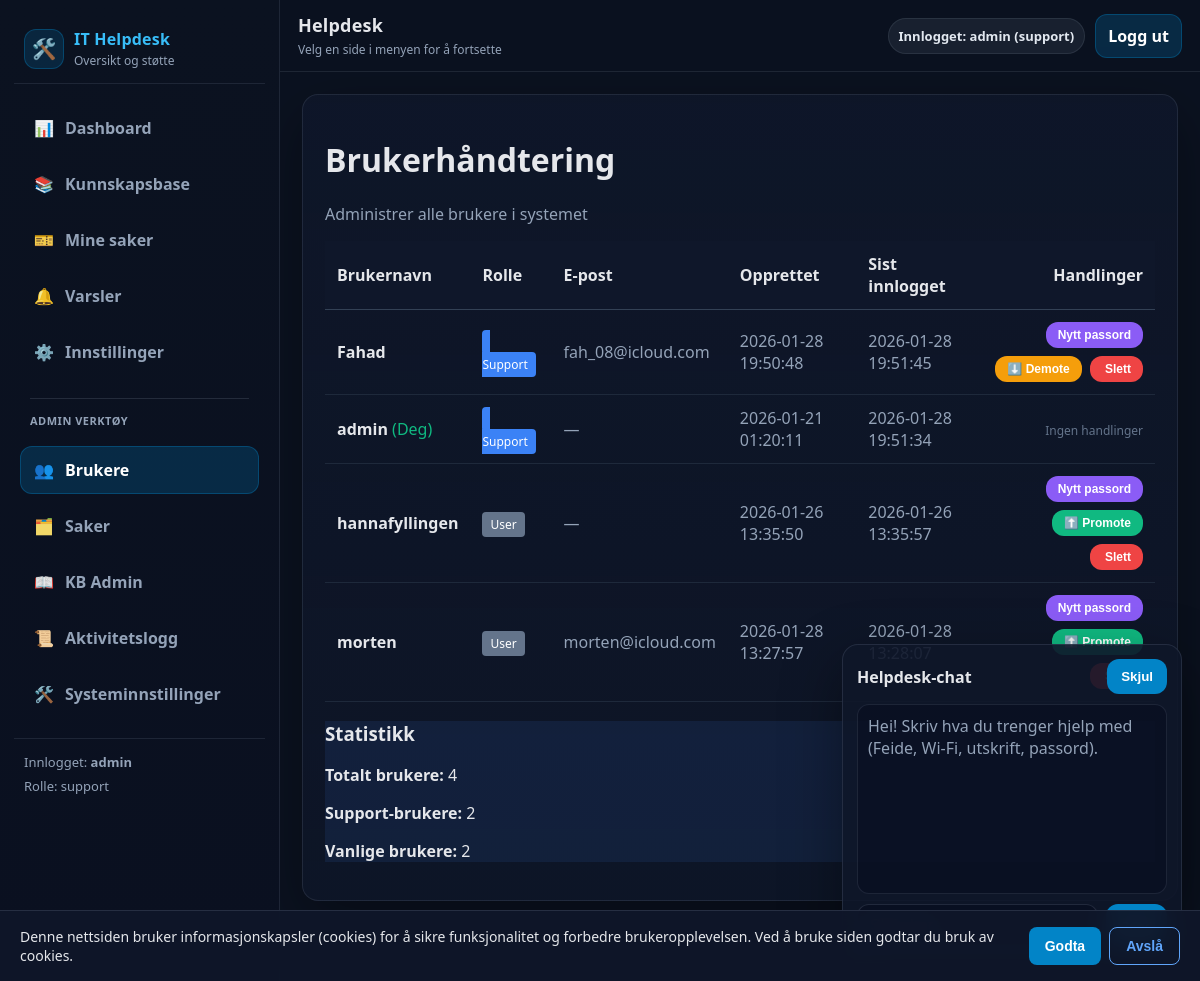
Page /admin/users (signed in) on the committed database.
### tables this page shows
CREATE TABLE users (
            id INTEGER PRIMARY KEY AUTOINCREMENT,
            username TEXT NOT NULL UNIQUE,
            pw_hash TEXT NOT NULL,
            role TEXT NOT NULL DEFAULT 'user',
            email TEXT,
            phone TEXT,
            created_at TEXT NOT NULL DEFAULT (datetime('now')),
            last_login TEXT,
            notify_email INTEGER NOT NULL DEFAULT 1,
            notify_inapp INTEGER NOT NULL DEFAULT 1,
            notify_sms INTEGER NOT NULL DEFAULT 0
        );

### routes.py (the view)
@bp.route("/admin/users")
def admin_users():
    user = current_user()
    if not user or current_role() != "support":
        abort(403)
    from .db import get_all_users
    try:
        users = get_all_users()
    except Exception as e:
        logger.error(f"Error fetching users: {e}")
        users = []
    return render_template("admin_users.html", users=users)

### __init__.py (called while the page is built)
def create_app():
    app = Flask(__name__)
    app.config.from_object(Config)
    init_mail(app)
    @app.after_request
    def set_security_headers(response):
        response.headers['X-Content-Type-Options'] = 'nosniff'
        response.headers['X-Frame-Options'] = 'DENY'
        response.headers['X-XSS-Protection'] = '1; mode=block'
        return response
    from .routes import bp
    app.register_blueprint(bp)
    return app

### db.py (called while the page is built)
def count_notifications(user: str) -> int:
    conn = _conn()
    cur = conn.cursor()
    cur.execute("SELECT COUNT(*) AS c FROM notifications WHERE user = ? AND read = 0", (user,))
    row = cur.fetchone()
    conn.close()
    return int(row["c"]) if row else 0

def _conn() -> sqlite3.Connection:
    DB_PATH.parent.mkdir(parents=True, exist_ok=True)
    conn = sqlite3.connect(DB_PATH)
    conn.row_factory = sqlite3.Row
    return conn

def get_all_users():
    conn = _conn()
    cur = conn.cursor()
    cur.execute("""
        SELECT username, role, email, created_at, last_login
        FROM users
        ORDER BY username ASC
    """)
    rows = cur.fetchall()
    conn.close()
    return rows

### routes.py (called while the page is built)
def current_user():
    return session.get("user")

def current_role():
    return session.get("role")

@bp.before_app_request
def ensure_db():
    try:
        init_db()
    except Exception as e:
        logger.error(f"Database initialization failed: {e}")

@bp.context_processor
def inject_notification_count():
    if current_user():
        try:
            return {"notif_count": count_notifications(current_user())}
        except Exception:
            return {"notif_count": 0}
    return {"notif_count": 0}

### templates/admin_users.html
{% extends "base.html" %}
{% block content %}
<div class="card">
  <h1> Brukerhåndtering</h1>
  <p class="muted">Administrer alle brukere i systemet</p>
</div>
<div class="card">
  <table style="width:100%; border-collapse:collapse;">
    <thead>
      <tr style="background:#0f172a; border-bottom:1px solid #334155;">
        <th style="padding:12px; text-align:left;">Brukernavn</th>
        <th style="padding:12px; text-align:left;">Rolle</th>
        <th style="padding:12px; text-align:left;">E-post</th>
        <th style="padding:12px; text-align:left;">Opprettet</th>
        <th style="padding:12px; text-align:left;">Sist innlogget</th>
        <th style="padding:12px; text-align:right;">Handlinger</th>
      </tr>
    </thead>
    <tbody>
      {% for u in users %}
      <tr style="border-bottom:1px solid #1e293b;">
        <td style="padding:12px;">
          <strong>{{ u.username }}</strong>
          {% if u.username == session.get("user") %}<span style="color:#10b981;">(Deg)</span>{% endif %}
        </td>
        <td style="padding:12px;">
          {% if u.role == 'support' %}
            <span style="background:#3b82f6; color:#fff; padding:4px 8px; border-radius:4px; font-size:12px;">️ Support</span>
          {% else %}
            <span style="background:#64748b; color:#fff; padding:4px 8px; border-radius:4px; font-size:12px;"> User</span>
          {% endif %}
        </td>
        <td style="padding:12px; color:#94a3b8;">{{ u.email or '—' }}</td>
        <td style="padding:12px; color:#94a3b8;">{{ u.created_at }}</td>
        <td style="padding:12px; color:#94a3b8;">{{ u.last_login or 'Aldri' }}</td>
        <td style="padding:12px; text-align:right;">
          {% if u.username != 'admin' and u.username != session.get("user") %}
            <div style="display:flex; gap:8px; justify-content:flex-end; flex-wrap:wrap;">
              <form method="post" action="{{ url_for('main.admin_reset_password', username=u.username) }}" style="display:inline;">
                <button type="submit" style="background:#8b5cf6; padding:6px 12px; font-size:12px;"> Nytt passord</button>
              </form>
              {% if u.role == 'user' %}
              <form method="post" action="{{ url_for('main.promote_user', username=u.username) }}" style="display:inline;">
                <button type="submit" style="background:#10b981; padding:6px 12px; font-size:12px;">⬆️ Promote</button>
              </form>
              {% else %}
              <form method="post" action="{{ url_for('main.demote_user', username=u.username) }}" style="display:inline;">
                <button type="submit" style="background:#f59e0b; padding:6px 12px; font-size:12px;">⬇️ Demote</button>
              </form>
              {% endif %}
              <form method="post" action="{{ url_for('main.delete_user', username=u.username) }}" style="display:inline;" onsubmit="return confirm('Slette bruker {{ u.username }}? Dette kan ikke angres!');">
                <button type="submit" style="background:#ef4444; padding:6px 12px; font-size:12px;">️ Slett</button>
              </form>
            </div>
          {% else %}
            <span style="color:#64748b; font-size:12px;">Ingen handlinger</span>
          {% endif %}
        </td>
      </tr>
      {% endfor %}
    </tbody>
  </table>
</div>
<div class="card" style="background:rgba(59,130,246,.1); border-color:#3b82f6;">
  <h3> Statistikk</h3>
  <p><strong>Totalt brukere:</strong> {{ users|length }}</p>
  <p><strong>Support-brukere:</strong> {{ users|selectattr('role', 'equalto', 'support')|list|length }}</p>
  <p><strong>Vanlige brukere:</strong> {{ users|selectattr('role', 'equalto', 'user')|list|length }}</p>
</div>
{% endblock %}

### templates/base.html (shortened to what this page needs)
<!doctype html>
<html lang="no">
  <head>
    <link rel="stylesheet" href="{{ url_for('static', filename='css/app.css') }}">
  </head>
  <body>
    {% set ep = request.endpoint or "" %}
    <div class="app">
      <aside class="sidebar">
        <div class="brand">
          <div class="logo">🛠️</div>
          <div>
            <div class="title">IT Helpdesk</div>
            <div class="subtitle">Oversikt og støtte</div>
          </div>
        </div>
        <nav class="nav">
          <a href="{{ url_for('main.dashboard') }}" class="{% if ep == 'main.dashboard' %}active{% endif %}">
            <span class="icon">📊</span> Dashboard
          </a>
          <a href="{{ url_for('main.kb') }}" class="{% if ep == 'main.kb' %}active{% endif %}">
            <span class="icon">📚</span> Kunnskapsbase
          </a>
          <a href="{{ url_for('main.tickets') }}" class="{% if ep == 'main.tickets' %}active{% endif %}">
            <span class="icon">🎫</span> Mine saker
          </a>
          <a href="{{ url_for('main.notifications_page') }}" class="{% if ep == 'main.notifications_page' %}active{% endif %}">
            <span class="icon">🔔</span> Varsler
          </a>
          <a href="{{ url_for('main.settings') }}" class="{% if ep == 'main.settings' %}active{% endif %}">
            <span class="icon">⚙️</span> Innstillinger
          </a>
          {% if session.get("role") == "support" %}
            <div style="margin:14px 10px 10px; padding-top:14px; border-top:1px solid rgba(148,163,184,.18); color:#94a3b8; font-size:11px; font-weight:900; letter-spacing:.5px;">
              ADMIN VERKTØY
            </div>
            <a href="{{ url_for('main.admin_users') }}" class="{% if ep == 'main.admin_users' %}active{% endif %}">
              <span class="icon">👥</span> Brukere
            </a>
            <a href="{{ url_for('main.admin_tickets') }}" class="{% if ep == 'main.admin_tickets' %}active{% endif %}">
              <span class="icon">🗂️</span> Saker
            </a>
            <a href="{{ url_for('main.admin_kb') }}" class="{% if ep == 'main.admin_kb' %}active{% endif %}">
              <span class="icon">📖</span> KB Admin
            </a>
            <a href="{{ url_for('main.activity_log') }}" class="{% if ep == 'main.activity_log' %}active{% endif %}">
              <span class="icon">📜</span> Aktivitetslogg
            </a>
            <a href="{{ url_for('main.admin_settings') }}" class="{% if ep == 'main.admin_settings' %}active{% endif %}">
              <span class="icon">🛠️</span> Systeminnstillinger
            </a>
          {% endif %}
        </nav>
        <div class="sidebar-footer">
          {% if session.get("user") %}
            Innlogget: <strong>{{ session.get("user") }}</strong>
            <div style="margin-top:6px; color:var(--muted);">
              Rolle: {{ session.get("role") }}
            </div>
          {% else %}
            Ikke innlogget
          {% endif %}
        </div>
      </aside>
      <div class="main">
        <header class="topbar">
          <div class="topbar-left">
            <p class="h1">Helpdesk</p>
            <p class="p">Velg en side i menyen for å fortsette</p>
          </div>
          <div class="topbar-right">
            {% if session.get("user") %}
              <span class="pill">Innlogget: {{ session.get("user") }} ({{ session.get("role") }})</span>
              <a class="btn" href="{{ url_for('main.logout') }}">Logg ut</a>
            {% endif %}
          </div>
        </header>
        <main class="page">
          <div class="content-wrap">
            {% block content %}{% endblock %}
          </div>
        </main>
      </div>
    </div>
    <div id="chatbot">
      <div class="chat-card">
        <div style="display:flex; justify-content:space-between; align-items:center;">
          <strong>Helpdesk-chat</strong>
          <button id="chatToggle" type="button">Skjul</button>
        </div>
        <div id="chatBody">
          <div id="chatLog">
            <div class="muted">
              Hei! Skriv hva du trenger hjelp med (Feide, Wi-Fi, utskrift, passord).
            </div>
          </div>
          <div style="display:flex; gap:8px; margin-top:10px;">
            <button id="chatSend" type="button">Send</button>
          </div>
        </div>
      </div>
    </div>
    <div id="cookieBanner" style="display:none; position:fixed; bottom:0; left:0; right:0; background:rgba(15,23,42,.95); border-top:1px solid rgba(148,163,184,.18); padding:16px 20px; z-index:9999; backdrop-filter:blur(10px);">
      <div style="max-width:1200px; margin:0 auto; display:flex; justify-content:space-between; align-items:center; gap:16px; flex-wrap:wrap;">
        <p style="margin:0; color:#e5e7eb; font-size:14px; flex:1; min-width:250px;">
          Denne nettsiden bruker informasjonskapsler (cookies) for å sikre funksjonalitet og forbedre brukeropplevelsen. Ved å bruke siden godtar du bruk av cookies.
        </p>
        <div style="display:flex; gap:8px; flex-shrink:0;">
          <button id="cookieAccept" type="button" style="background:#0284c7; color:#fff; border:none; padding:10px 16px; border-radius:8px; font-weight:700; cursor:pointer; font-size:14px;">
            Godta
          </button>
          <button id="cookieReject" type="button" style="background:transparent; color:#60a5fa; border:1px solid #60a5fa; padding:10px 16px; border-radius:8px; font-weight:700; cursor:pointer; font-size:14px;">
            Avslå
          </button>
        </div>
      </div>
    </div>
  </body>
</html>

### static/css/app.css (style rules this page uses)
:root { --bg:#0b1220; --panel:#0f172a; --panel2:#111c33; --border:rgba(148,163,184,.14); --muted:#94a3b8; --text:#e5e7eb; --primary:#0284c7; --primaryHover:#0ea5e9; --sidebarW: 280px; --topbarH: 72px; --radius: 16px; }
* { box-sizing:border-box; }
html, body { height:100%; }
body { margin:0; font-family: system-ui, -apple-system, BlinkMacSystemFont, "Segoe UI", "Apple Color Emoji", "Segoe UI Emoji", "Segoe UI Symbol", sans-serif; background:var(--bg); color:var(--text); }
.app { min-height:100vh; display:flex; }
.sidebar { width:var(--sidebarW); background:linear-gradient(180deg, #0b1220 0%, #0a1020 100%); border-right:1px solid var(--border); position:fixed; left:0; top:0; bottom:0; padding:18px 14px; overflow:auto; }
.brand { display:flex; align-items:center; gap:10px; padding:10px 10px 14px; border-bottom:1px solid var(--border); margin-bottom:14px; }
.brand .logo { width:40px; height:40px; display:flex; align-items:center; justify-content:center; border-radius:12px; background:rgba(2,132,199,.18); border:1px solid rgba(2,132,199,.35); font-size:20px; }
.brand .title { font-weight:900; letter-spacing:.2px; color:#38bdf8; }
.brand .subtitle { font-size:12px; color:var(--muted); margin-top:2px; }
.nav { display:flex; flex-direction:column; gap:8px; padding:6px 6px; }
.nav a { display:flex; align-items:center; gap:10px; padding:12px 12px; border-radius:12px; text-decoration:none; color:var(--muted); font-weight:800; border:1px solid transparent; }
.nav a.active { background:rgba(2,132,199,.22); border-color:rgba(2,132,199,.35); color:#ffffff; }
.nav .icon { width:22px; display:inline-flex; align-items:center; justify-content:center; opacity:.95; }
.sidebar-footer { margin-top:14px; padding:14px 10px; border-top:1px solid var(--border); color:var(--muted); font-size:13px; }
.main { margin-left:var(--sidebarW); width:calc(100% - var(--sidebarW)); min-height:100vh; display:flex; flex-direction:column; }
.topbar { height:var(--topbarH); position:sticky; top:0; z-index:20; display:flex; align-items:center; justify-content:space-between; padding:14px 18px; background:rgba(11,18,32,.86); backdrop-filter: blur(10px); border-bottom:1px solid var(--border); }
.topbar-left { display:flex; flex-direction:column; gap:4px; }
.topbar-left .h1 { font-size:18px; font-weight:900; margin:0; letter-spacing:.2px; }
.topbar-left .p { margin:0; font-size:12px; color:var(--muted); }
.topbar-right { display:flex; align-items:center; gap:10px; flex-wrap:wrap; justify-content:flex-end; }
.pill { display:inline-flex; align-items:center; gap:8px; padding:8px 10px; border-radius:999px; background:rgba(148,163,184,.10); border:1px solid rgba(148,163,184,.14); color:#e2e8f0; font-weight:800; font-size:13px; white-space:nowrap; }
.btn { display:inline-flex; align-items:center; gap:8px; padding:10px 12px; border-radius:12px; text-decoration:none; font-weight:900; border:1px solid rgba(2,132,199,.35); background:rgba(2,132,199,.22); color:#fff; }
.page { padding:22px 22px 80px; }
.content-wrap { background:linear-gradient(180deg, rgba(15,23,42,.85) 0%, rgba(15,23,42,.65) 100%); border:1px solid rgba(148,163,184,.14); border-radius:var(--radius); padding:22px; box-shadow:0 20px 60px rgba(0,0,0,.35); }
button { background:var(--primary); color:#fff; border:0; border-radius:12px; padding:10px 14px; font-weight:900; cursor:pointer; }
#chatbot { position:fixed; right:18px; bottom:18px; width:340px; max-width:92vw; z-index:9999; }
#chatbot .chat-card { background:rgba(15,23,42,.90); border:1px solid rgba(148,163,184,.16); border-radius:16px; box-shadow:0 20px 60px rgba(0,0,0,.38); padding:14px; }
#chatLog { height:190px; overflow:auto; border:1px solid rgba(148,163,184,.14); border-radius:12px; padding:10px; margin-top:10px; background:rgba(2,6,23,.28); }
.muted { color:var(--muted); }

### rows in the picture
users: get "admin", username "admin", shows "(Deg)", role "️ Support", email "—", created_at "2026-01-21 01:20:11", last_login "2026-01-28 19:51:34", shows "Ingen handlinger"
users: username "Fahad", role "️ Support", email "fah_08@icloud.com", created_at "2026-01-28 19:50:48", last_login "2026-01-28 19:51:45"
users: username "hannafyllingen", role "User", email "—", created_at "2026-01-26 13:35:50", last_login "2026-01-26 13:35:57"
users: username "morten", role "User", email "morten@icloud.com", created_at "2026-01-28 13:27:57", last_login "2026-01-28…"

### other values in the picture
{{ session.get("role") }} "support"
{{ users|length }} "4"
{{ users|selectattr('role', 'equalto', 'support')|list|length }} "2"
{{ users|selectattr('role', 'equalto', 'user')|list|length }} "2"
